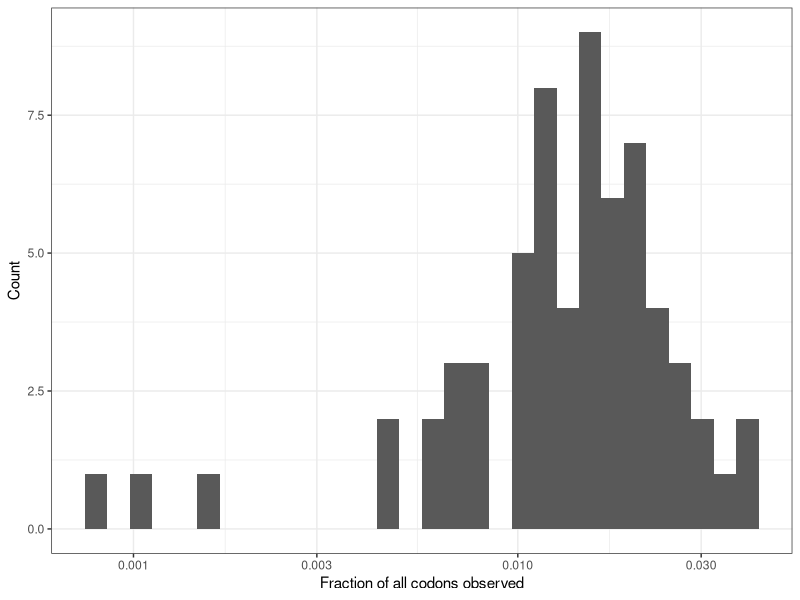
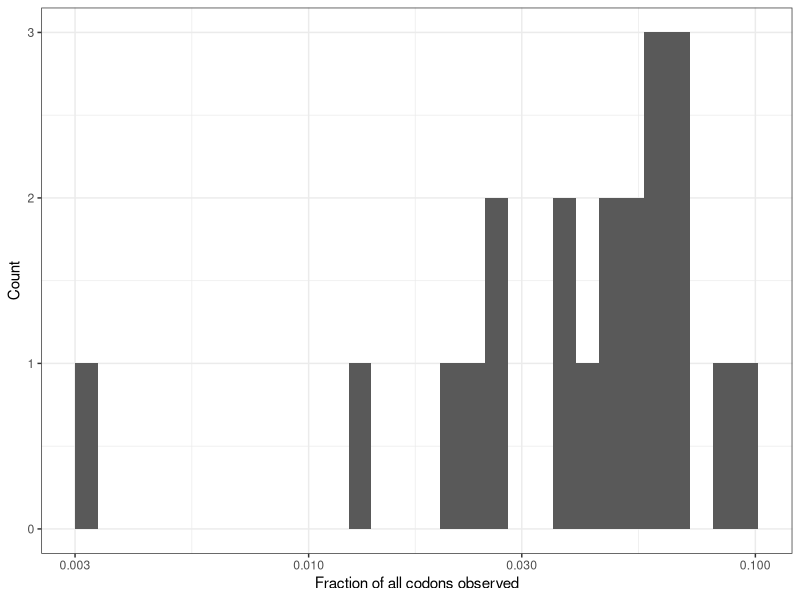
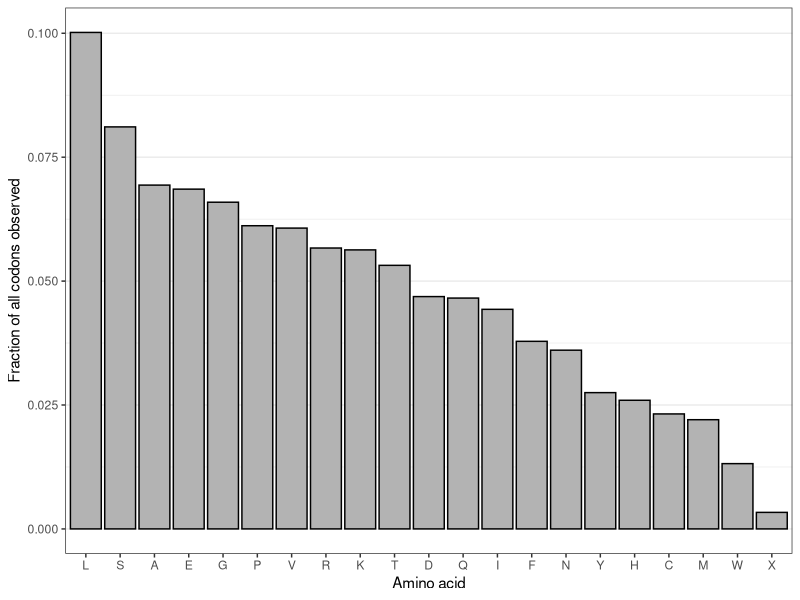
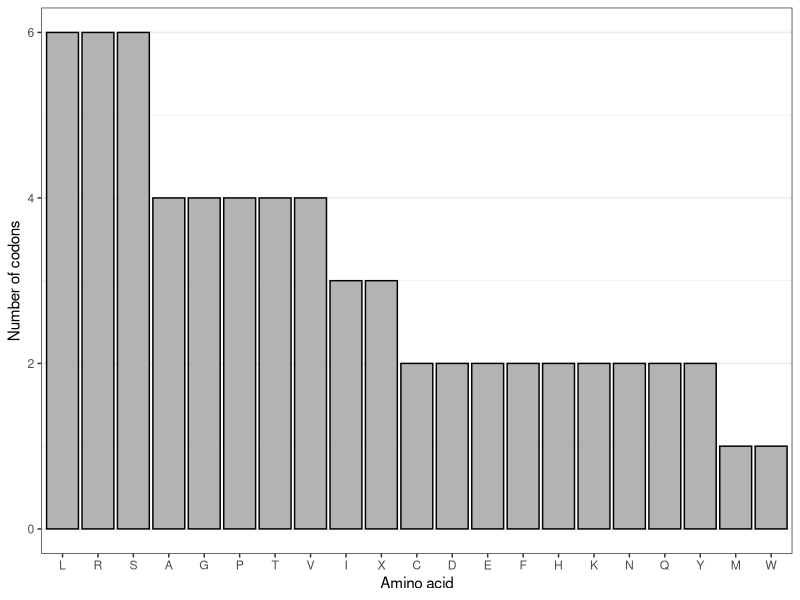
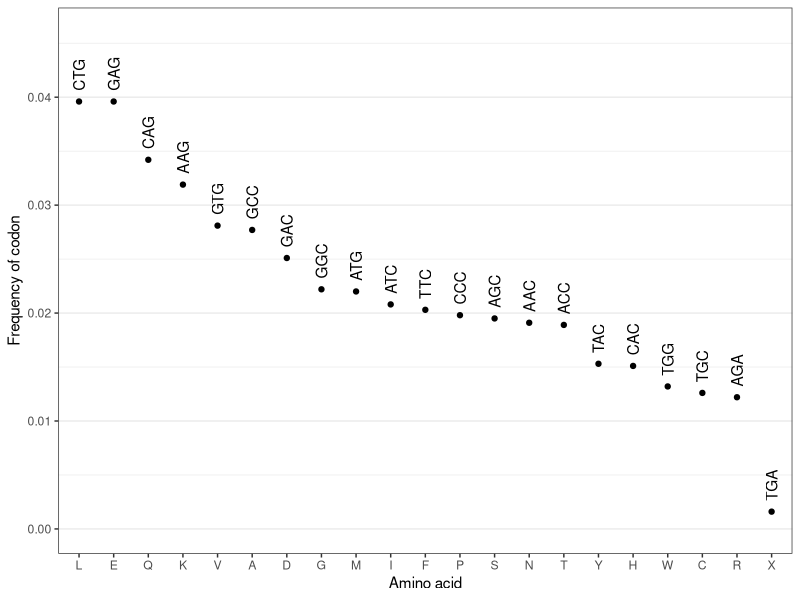
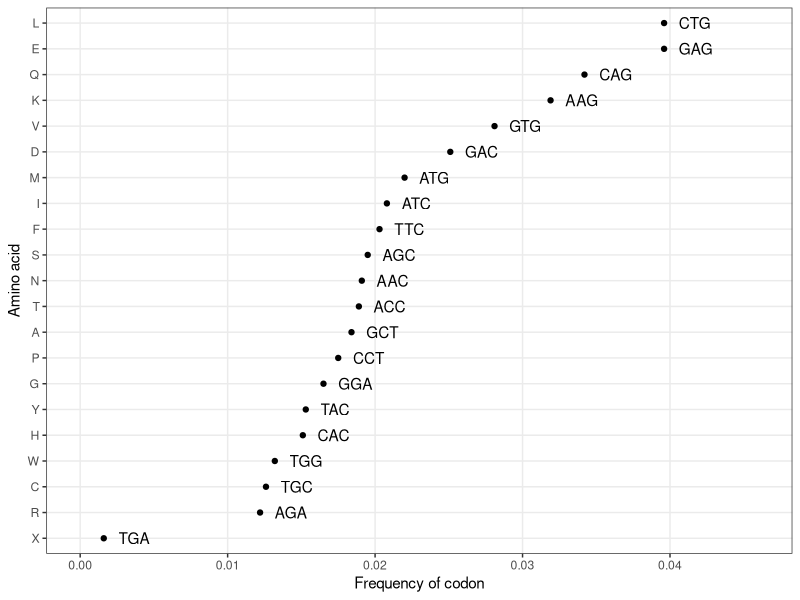
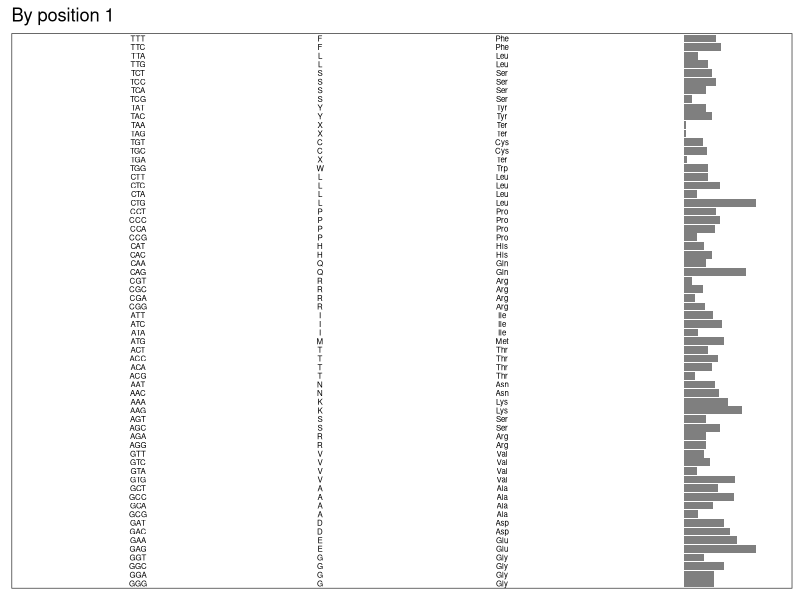
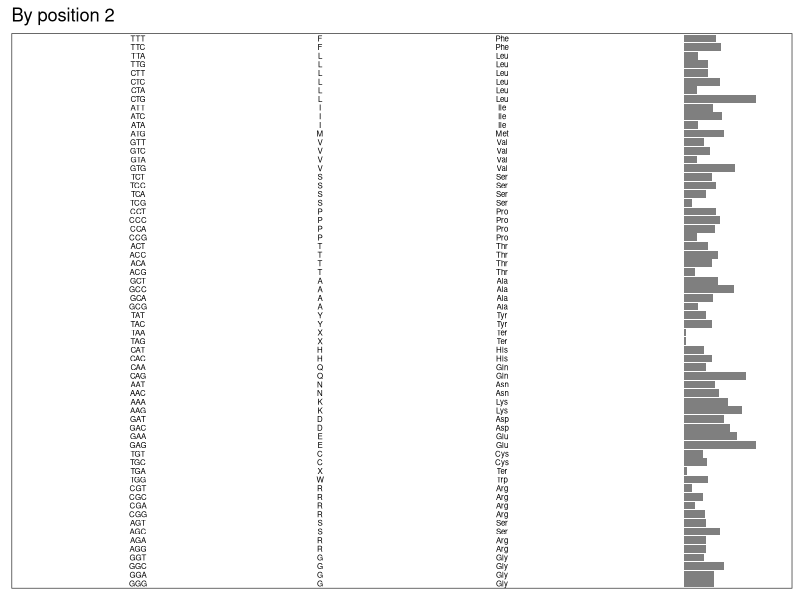

Write R code to recreate these figures, in order.
## ---- chunk 1
knitr::opts_chunk$set(echo = TRUE)

library(tidyverse)
## ---- chunk 2
# https://www.kazusa.or.jp/codon/cgi-bin/showcodon.cgi?species=9606
human <- read.csv(file = "Human_codon_freq.csv", header = F)
colnames(human) <- c("codon","per_thousand","number")
human$codon <- gsub("U","T",human$codon)
key <- read.csv(file = "Amino_acid_codon_key.csv")

human2 <- merge(human, key, by = "codon") %>% arrange(desc(number))

human2$per <- human2$per_thousand/1000

ggplot() + theme_bw() + scale_x_log10() + labs(x = "Fraction of all codons observed", y = "Count") + 
  geom_histogram(data = human2, aes(x = per))

human2_aa <- human2 %>% group_by(one) %>% summarize(codon_number = sum(number)) %>% arrange(desc(codon_number))
human2_aa$frac <- human2_aa$codon_number / sum(human2_aa$codon_number)
human2_aa$index <- row.names(human2_aa)

ggplot() + theme_bw() + scale_x_log10() + labs(x = "Fraction of all codons observed", y = "Count") + 
  geom_histogram(data = human2_aa, aes(x = frac))

human2_aa$one <- factor(human2_aa$one, levels = human2_aa$one)

Total_count_by_aa_graph <- ggplot() + theme_bw() + theme(panel.grid.major.x = element_blank()) + 
  labs(x = "Amino acid", y = "Fraction of all codons observed") + 
  geom_bar(data = human2_aa, aes(x = one, y = frac), stat = "identity", color = "black",fill = "grey70")
Total_count_by_aa_graph
ggsave(file = "Plots/Total_count_by_aa_graph.pdf", Total_count_by_aa_graph, height = 3, width = 5)

human2_aa2 <- human2 %>% group_by(one) %>% tally() %>% arrange(desc(n))

human2_aa2$one <- factor(human2_aa2$one, levels = human2_aa2$one)

Codons_per_aa_graph <- ggplot() + theme_bw() + theme(panel.grid.major.x = element_blank()) + 
  labs(x = "Amino acid", y = "Number of codons") + 
  geom_bar(data = human2_aa2, aes(x = one, y = n), stat = "identity", color = "black",fill = "grey70")
Codons_per_aa_graph
ggsave(file = "Plots/Codons_per_aa_graph.pdf", Codons_per_aa_graph, height = 3, width = 5)

## Make a list of highest freq codons

all_aa = unique(human2_aa2$one)

all_aa_df <- data.frame("one" = all_aa, "codon" = NA, "freq" = NA, "frac_of_aa" = NA)

for(x in 1:nrow(all_aa_df)){
  temp_aa <- all_aa_df$one[x]
  temp_subset <- subset(human2, one == temp_aa)
  all_aa_df$codon[x] <- temp_subset$codon[1]
  all_aa_df$freq[x] <- temp_subset$per[1]
  all_aa_df$frac_of_aa[x] <- temp_subset$per[1] / sum(temp_subset$per)
}

all_aa_df <- all_aa_df %>% arrange(desc(freq))

all_aa_df$one <- factor(all_aa_df$one, levels = all_aa_df$one)

Codon_optimized_graph <- ggplot() + theme_bw() + theme(panel.grid.major.x = element_blank()) + 
  scale_y_continuous(limits = c(0,0.046)) +
  labs(x = "Amino acid", y = "Frequency of codon") + 
  geom_point(data = all_aa_df, aes(x = one, y = freq), color = "black",fill = "grey70") +
  geom_text(data = all_aa_df, aes(x = one, y = freq + 0.001, label = codon), hjust = 0, vjust = 0.5, angle = 90)
Codon_optimized_graph
ggsave(file = "Plots/Codon_optimized_graph.pdf", Codon_optimized_graph, height = 3, width = 5)

## Now making sure GC content isn't too crazy

all_aa_df2 <- data.frame("one" = all_aa, "codon" = NA, "freq" = NA, "frac_of_aa" = NA)

for(x in 1:nrow(all_aa_df2)){
  temp_aa <- all_aa_df2$one[x]
  temp_subset <- subset(human2, one == temp_aa)
  all_aa_df2$codon[x] <- temp_subset$codon[1]
  all_aa_df2$freq[x] <- temp_subset$per[1]
  all_aa_df2$frac_of_aa[x] <- temp_subset$per[1] / sum(temp_subset$per)
  if(gsub("[GC]","",temp_subset$codon[1]) == "" & nrow(temp_subset) != 1){
    all_aa_df2$codon[x] <- temp_subset$codon[2]
    all_aa_df2$freq[x] <- temp_subset$per[2]
    all_aa_df2$frac_of_aa[x] <- temp_subset$per[2] / sum(temp_subset$per)
    }
}

all_aa_df2 <- all_aa_df2 %>% arrange(desc(freq))
all_aa_df2$one <- factor(all_aa_df2$one, levels = rev(all_aa_df2$one))

Codon_optimized_GC_balanced_graph <- ggplot() + theme_bw() + theme(panel.grid.minor.x = element_blank()) + 
  scale_y_continuous(limits = c(0,0.046)) +
  labs(x = "Amino acid", y = "Frequency of codon") + 
  geom_point(data = all_aa_df2, aes(x = one, y = freq), color = "black",fill = "grey70") +
  geom_text(data = all_aa_df2, aes(x = one, y = freq + 0.001, label = codon), hjust = 0, vjust = 0.5, angle = 0) +
  coord_flip()
Codon_optimized_GC_balanced_graph
ggsave(file = "Plots/Codon_optimized_GC_balanced_graph.pdf", Codon_optimized_GC_balanced_graph, height = 5, width = 3)
## ---- chunk 3
human2a <- human2

human2a$nt1 <- substr(human2a$codon,1,1)
human2a$nt2 <- substr(human2a$codon,2,2)
human2a$nt3 <- substr(human2a$codon,3,3)

human2a$nt1 <- factor(human2a$nt1, levels = c("T","C","A","G"))
human2a$nt2 <- factor(human2a$nt2, levels = c("T","C","A","G"))
human2a$nt3 <- factor(human2a$nt3, levels = c("T","C","A","G"))

human2a <- human2a %>% arrange(nt1, nt2, nt3)

human2a$index <- rownames(human2a)
human2a$index <- factor(human2a$index, levels = rev(seq(1,64)))

Codon_chart <- ggplot() + theme_bw() + theme(panel.grid = element_blank(), axis.text = element_blank(), axis.ticks = element_blank()) + 
  labs(x = NULL, y= NULL, title = "By position 1") +
  scale_x_continuous(limits = c(-0.35,0.04)) +
  geom_text(data = human2a, aes(x = -0.3, y = index, label = codon), size = 2) +
  geom_text(data = human2a, aes(x = -0.2, y = index, label = one), size = 2) +
  geom_text(data = human2a, aes(x = -0.1, y = index, label = three), size = 2) +
  geom_bar(data = human2a, aes(x = per, y = index), stat = "identity", fill = "Grey50")
Codon_chart
ggsave(file = "Plots/Codon_chart.pdf", Codon_chart, height = 6, width = 2)

human2b <- human2a %>% arrange(nt2, nt1, nt3)

human2b$index <- rownames(human2b)
human2b$index <- factor(human2b$index, levels = rev(seq(1,64)))

Codon_chart2 <- ggplot() + theme_bw() + theme(panel.grid = element_blank(), axis.text = element_blank(), axis.ticks = element_blank()) + 
  labs(x = NULL, y= NULL, title = "By position 2") +
  scale_x_continuous(limits = c(-0.35,0.04)) +
  geom_text(data = human2b, aes(x = -0.3, y = index, label = codon), size = 2) +
  geom_text(data = human2b, aes(x = -0.2, y = index, label = one), size = 2) +
  geom_text(data = human2b, aes(x = -0.1, y = index, label = three), size = 2) +
  geom_bar(data = human2b, aes(x = per, y = index), stat = "identity", fill = "Grey50")
Codon_chart2
ggsave(file = "Plots/Codon_chart2.pdf", Codon_chart2, height = 6, width = 2)

